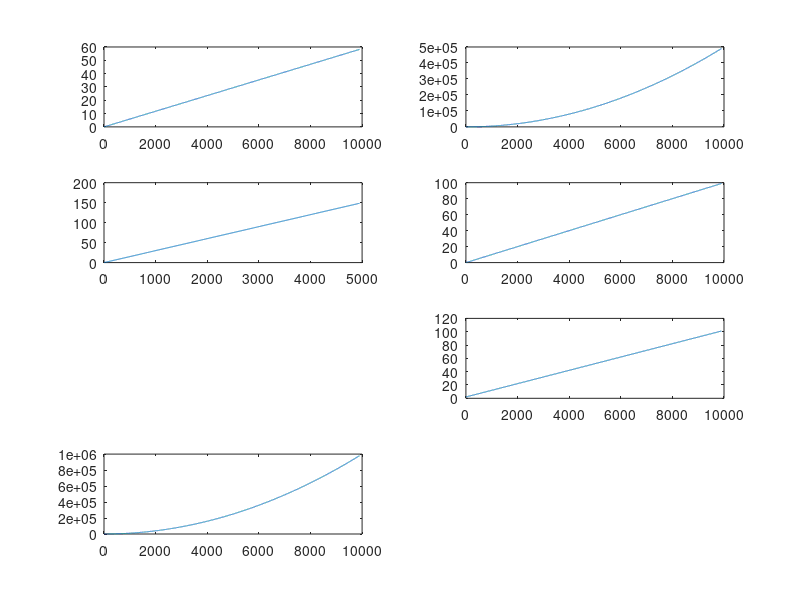

Here is the MATLAB script that generated this plot:
%Ejercicio 1

%Sistema Causal: En la practica significa que la ecuacion depende de los valores en tiempo actual o anteriores de la entrada

%Sistema Lineal: Cumple con el principio de superposicion a*x1 + a*x2 = a*y1 + a*y2

%Sistema Invariante: Da una salida desplazada si la entrada esta desplazada. Pero el resultado no es afectado por el desplazamiento.

%Inicializacion de Vectores

Fm = 100;
T=1/Fm;
t=0:T:99; %-->Es el vector x[n]

%1
A=1;
w=2*pi*10;
n=length(t);
y1 =A*sin(w*T*n)*t;
subplot(4,2,1);
plot(y1);  

%Es causal, lineal y variante en el tiempo (porque lo corro y tengo distinta fase para la senoidal)

%2
n0=1;
for i = n0:n
	y2(i) = sum(t(n0:i));
endfor

subplot(4,2,2);
plot(y2);

%Es causal, no lineal e invariante tiempo

%3
n1=n/2;
for i = 2:n1
	y3(i)=sum(t(i-n0:i+n0));
endfor

subplot(4,2,3);
plot(y3);  

%Es causal, es lineal e invariante tiempo

%4

for i = 2:n
	y4(i) = t(i - n0);
endfor

subplot(4,2,4);
plot(y4); 

%Es causal lineal e invariante tiempo


%5

y5 = exp(t);

subplot(4,2,5);
plot(y5);  

%Es causal,no lineal e invariante tiempo

%6

y6 = t+2;

subplot(4,2,6);
plot(y6);

%Es causal, no lineal (el 2 es un termino independiente) e invariante tiempo

%7

for i = n0:n
	y7(i) = i.*t(i);
endfor

subplot(4,2,7);
plot(y7);

%Es causal, no lineal e invariante en el tiempo


